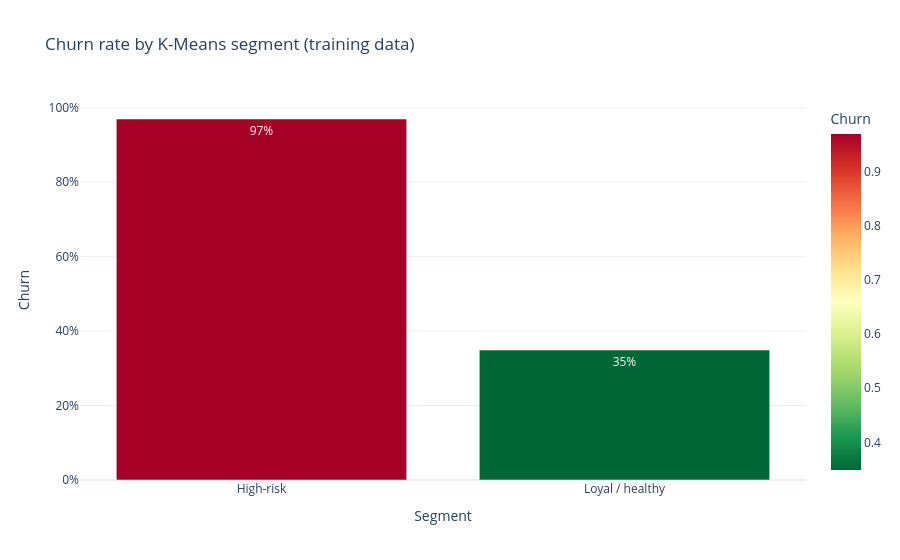
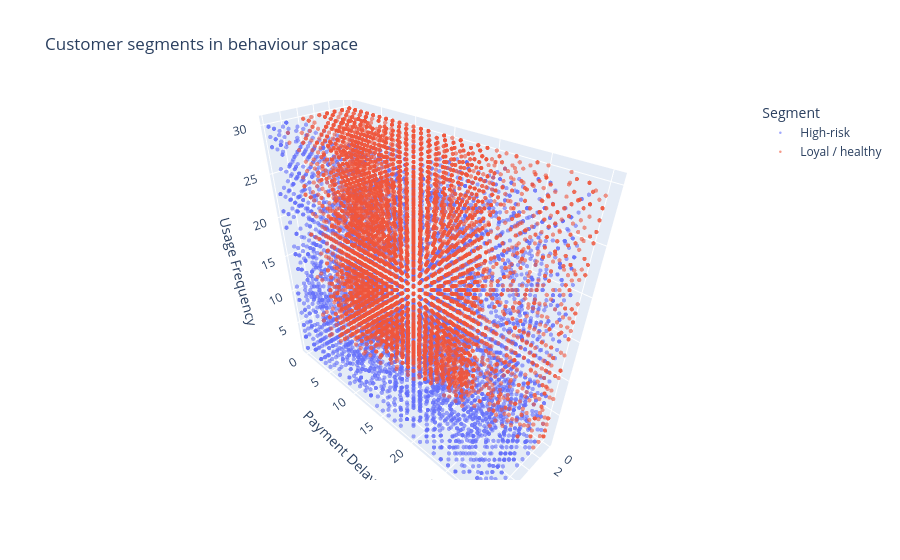

The notebook cell saved with these charts, in order:
### Markdown cell above
## profile segmentation of high risk

### Code cell
# =====================================================
# 4. PROFILE SEGMENTS & NAME THE HIGH-RISK GROUP
#    (Churn is used only to INTERPRET clusters, never to build them)
# =====================================================
profile = (train.groupby("Cluster")
                .agg(Customers=("CustomerID", "count"),
                     Usage=("Usage Frequency", "mean"),
                     DaysSinceInteraction=("Last Interaction", "mean"),
                     SupportCalls=("Support Calls", "mean"),
                     PaymentDelay=("Payment Delay", "mean"),
                     ChurnRate=("Churn", "mean"))
                .round(2)
                .sort_values("ChurnRate", ascending=False))

HIGH_RISK = profile.index[0]   # cluster with highest churn rate

# readable names: rank by churn rate
rank_names = {}
for i, c in enumerate(profile.index):
    if i == 0:
        rank_names[c] = "High-risk"
    elif i == len(profile) - 1:
        rank_names[c] = "Loyal / healthy"
    else:
        rank_names[c] = f"Watch-list {i}"
train["Segment"] = train["Cluster"].map(rank_names)
test["Segment"]  = test["Cluster"].map(rank_names)

print("\nSegment profile (sorted by churn rate):")
print(profile.rename(index=rank_names))

# seaborn heatmap of the standardized profile
prof_z = profile.drop(columns=["Customers", "ChurnRate"])
prof_z = (prof_z - prof_z.mean()) / prof_z.std()
plt.figure(figsize=(9, 4 + 0.4 * best_k))
sns.heatmap(prof_z.rename(index=rank_names), annot=profile.drop(columns=["Customers", "ChurnRate"]).rename(index=rank_names),
            fmt=".1f", cmap="RdYlGn_r", center=0, cbar_kws={"label": "relative to avg (z-score)"})
plt.title("Segment personalities (numbers = real averages)")
plt.show()

# churn rate per segment
seg_churn = (train.groupby("Segment")["Churn"].mean().sort_values(ascending=False)
                   .reset_index())
fig = px.bar(seg_churn, x="Segment", y="Churn", text=seg_churn["Churn"].map("{:.0%}".format),
             color="Churn", color_continuous_scale="RdYlGn_r",
             title="Churn rate by K-Means segment (training data)")
fig.update_layout(template="plotly_white", yaxis_tickformat=".0%")
fig.show()

# interactive 3D view of the segments
plot_df = train.sample(min(15000, len(train)), random_state=RANDOM_STATE)
fig = px.scatter_3d(plot_df, x="Support Calls", y="Payment Delay", z="Usage Frequency",
                    color="Segment", opacity=0.6, hover_data=["CustomerID", "Churn"],
                    title="Customer segments in behaviour space")
fig.update_traces(marker=dict(size=2.5))
fig.show()

### Figure 1 — Plotly figure (JSON) as saved in the notebook; plotly's stock layout.template omitted (floating-point values rounded to 4 significant figures)
{"data": [{"hovertemplate": "Segment=%{x}<br>Churn=%{marker.color}<br>text=%{text}<extra></extra>", "legendgroup": "", "marker": {"color": [0.9696, 0.349], "coloraxis": "coloraxis", "pattern": {"shape": ""}}, "name": "", "orientation": "v", "showlegend": false, "text": ["97%", "35%"], "textposition": "auto", "type": "bar", "x": ["High-risk", "Loyal / healthy"], "xaxis": "x", "y": [0.9696, 0.349], "yaxis": "y"}], "layout": {"barmode": "relative", "coloraxis": {"autocolorscale": false, "colorbar": {"title": {"text": "Churn"}}, "colorscale": [[0, "rgb(0,104,55)"], [0.1, "rgb(26,152,80)"], [0.2, "rgb(102,189,99)"], [0.3, "rgb(166,217,106)"], [0.4, "rgb(217,239,139)"], [0.5, "rgb(255,255,191)"], [0.6, "rgb(254,224,139)"], [0.7, "rgb(253,174,97)"], [0.8, "rgb(244,109,67)"], [0.9, "rgb(215,48,39)"], [1, "rgb(165,0,38)"]]}, "legend": {"tracegroupgap": 0}, "title": {"text": "Churn rate by K-Means segment (training data)"}, "xaxis": {"anchor": "y", "domain": [0, 1], "title": {"text": "Segment"}}, "yaxis": {"anchor": "x", "domain": [0, 1], "tickformat": ".0%", "title": {"text": "Churn"}}}}

### Figure 2 — Plotly figure (JSON) as saved in the notebook; plotly's stock layout.template omitted (floating-point values rounded to 4 significant figures; data arrays with more than 128 entries replaced by an {"elided": "..."} marker saying what was removed)
{"data": [{"customdata": {"elided": "5173x2 float values"}, "hovertemplate": "Segment=High-risk<br>Support Calls=%{x}<br>Payment Delay=%{y}<br>Usage Frequency=%{z}<br>CustomerID=%{customdata[0]}<br>Churn=%{customdata[1]}<extra></extra>", "legendgroup": "High-risk", "marker": {"color": "#636efa", "opacity": 0.6, "size": 2.5, "symbol": "circle"}, "mode": "markers", "name": "High-risk", "scene": "scene", "showlegend": true, "type": "scatter3d", "x": {"elided": "5173 float values"}, "y": {"elided": "5173 float values"}, "z": {"elided": "5173 float values"}}, {"customdata": {"elided": "9827x2 float values"}, "hovertemplate": "Segment=Loyal / healthy<br>Support Calls=%{x}<br>Payment Delay=%{y}<br>Usage Frequency=%{z}<br>CustomerID=%{customdata[0]}<br>Churn=%{customdata[1]}<extra></extra>", "legendgroup": "Loyal / healthy", "marker": {"color": "#EF553B", "opacity": 0.6, "size": 2.5, "symbol": "circle"}, "mode": "markers", "name": "Loyal / healthy", "scene": "scene", "showlegend": true, "type": "scatter3d", "x": {"elided": "9827 float values"}, "y": {"elided": "9827 float values"}, "z": {"elided": "9827 float values"}}], "layout": {"legend": {"title": {"text": "Segment"}, "tracegroupgap": 0}, "scene": {"domain": {"x": [0, 1], "y": [0, 1]}, "xaxis": {"title": {"text": "Support Calls"}}, "yaxis": {"title": {"text": "Payment Delay"}}, "zaxis": {"title": {"text": "Usage Frequency"}}}, "title": {"text": "Customer segments in behaviour space"}}}
